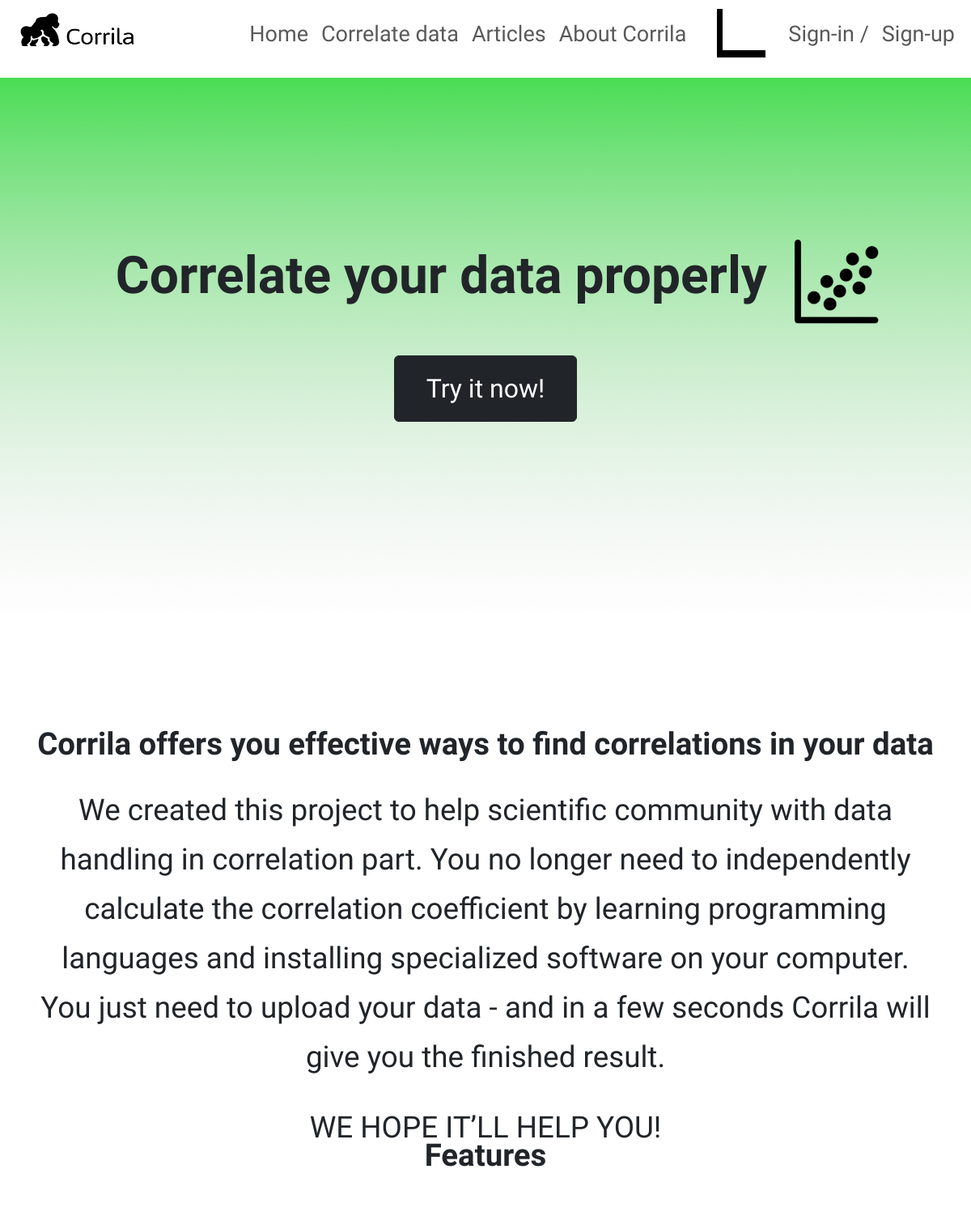
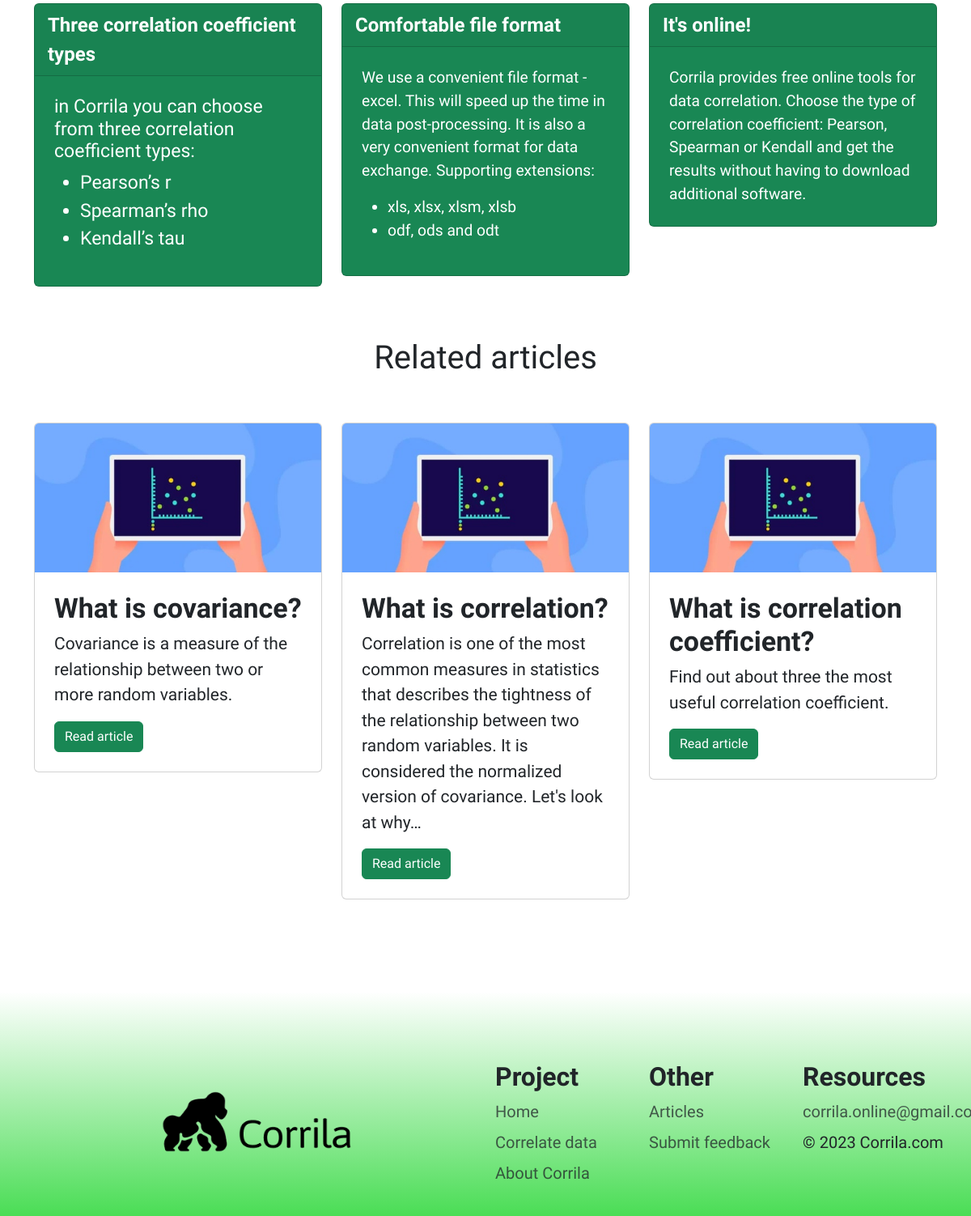
The page / on the database its author committed (2 pictures, top to bottom).
### core/models.py (models this page shows, shortened)
class Article(models.Model):
    title = models.CharField(max_length=250, blank=False)
    preview_text = models.TextField(
        blank=False, default="Somthing intresting inside the article. Just read it!"
    )
    text = RichTextField(
        blank=False, null=True, default="Write somthing about statisics or correlation"
    )
    author = models.ForeignKey(User, on_delete=models.PROTECT)
    pubplication_date = models.DateTimeField(auto_now_add=True)
    slug = models.SlugField(
        max_length=255, unique=True, db_index=True, verbose_name="URL"
    )
    moderated = models.BooleanField(default=False)
    def get_absolute_url(self):
        return reverse("article", kwargs={"article_slug": self.slug})

### core/views.py (the view)
# urls.py: path('', ShowHome.as_view(), name='home'),
class ShowHome(ListView):
    model = Article
    queryset = Article.objects.all()[:3]
    template_name = "index.html"
    context_object_name = "articles"
    def get_context_data(self, **kwargs):
        context = super().get_context_data(**kwargs)
        context["title"] = "Corrila - Free Online Data Correlation"
        context[
            "description_data"
        ] = "Corrila provides free online tools for data correlation. Choose the type of correlation coefficient: Pearson, Spearman or Kendall and get the results without having to download additional software."
        return context

### templates/index.html
{% extends "base.html" %}
{% load static %}
{% block content %}
<main>
  <div class="container-fluid box-green">
    <div class="container intro">
      <div class="row justify-content-md-center">
        <div class="col-md-9 text-center boxer p-0">
          <p>Correlate your data properly</p>
        </div>
        <div class="col-md-1 text-center boxer p-0"><img src="{% static 'core/img/download-removebg-preview.png' %}"
            alt="icon-graph"></div>
      </div>
      <div class="row justify-content-md-center mt-4">
        <div class="col-md-5">
          <div class="d-grid gap-2 col-6 mx-auto">
            <a href="{% url 'correlate' %}" class="btn btn-dark p-3 button-text" type="button">Try it now!</a>
          </div>
        </div>
      </div>
    </div>
  </div>
  <div class="container">
    <div class="row about">
      <div class="col-md-12 text-center">
        <h1>Corrila offers you effective ways to find correlations in your data</h1>
        <p>We created this project to help scientific community with data handling in correlation part. You no longer
          need to independently calculate the correlation coefficient by learning programming languages and installing
          specialized software on your computer. You just need to upload your data - and in a few seconds Corrila will
          give you the finished result.
        </p>
        <p>WE HOPE IT’LL HELP YOU! </p>
      </div>
    </div>
    <div class="row feature">
      <div class="col-md-12 text-center pt-5 pb-5">
        <h1>Features</h1>
      </div>
      <div class="col-md-4">
        <div class="card text-white bg-success mb-3">
          <div class="card-header c-title">Three correlation coefficient types</div>
          <div class="card-body c-body">
            <h5 class="card-text c-body">in Corrila you can choose from three correlation coefficient types:</h5>
            <ul class="c-body">
              <li>Pearson’s r</li>
              <li>Spearman’s rho</li>
              <li>Kendall’s tau</li>
            </ul>
          </div>
        </div>
      </div>
      <div class="col-md-4">
        <div class="card text-white bg-success mb-3">
          <div class="card-header c-title">Comfortable file format </div>
          <div class="card-body">
            <p class="card-text c-body">We use a convenient file format - excel. This will speed up the time in data
              post-processing. It is also a very convenient format for data exchange. Supporting extensions: </p>
            <ul class="c-body">
              <li>xls, xlsx, xlsm, xlsb</li>
              <li>odf, ods and odt</li>
            </ul>
          </div>
        </div>
      </div>
      <div class="col-md-4">
        <div class="card text-white bg-success mb-3">
          <div class="card-header c-title">It's online!</div>
          <div class="card-body">
            <p class="card-text c-body">Corrila provides free online tools for data correlation. Choose the type of
              correlation
              coefficient: Pearson, Spearman or Kendall and get the results without having to download additional
              software.</p>
          </div>
        </div>
      </div>
    </div>
    <div class="row article pb-5">
      <div class="col-md-12 text-center pt-5 pb-5">
        <h1>Related articles</h1>
      </div>
      {% for article in articles %}
      <div class="col-md-4 mb-3">
        <div class="card">
          <img src="{% static 'core/img/article.jpg' %}" class="card-img-top" alt="...">
          <div class="card-body">
            <h5 class="card-title">{{ article.title }}</h5>
            <p class="card-text">{{ article.preview_text }}</p>
            <a href="{{ article.get_absolute_url }}" class="btn btn-success">Read article</a>
          </div>
        </div>
      </div>
      {% endfor %}
    </div>
  </div>
</main>
{% endblock content %}

### templates/base.html (shortened to what this page needs)
<!DOCTYPE html>
<html lang="en">
<head>
    {% load static %}
    <link href="https://cdn.jsdelivr.net/npm/bootstrap@5.3.0-alpha1/dist/css/bootstrap.min.css" rel="stylesheet"
>
    <link rel="stylesheet" href="{% static 'core/css/style.css' %}">
</head>
<body>
    {% include "partials/_header.html" %}
    <div style="margin-top: 6rem!important;">
        {% block content %}
        {% endblock content %}
    </div>
    {% include "partials/_footer.html" %}
</body>
</html>

### templates/partials/_header.html (shortened to what this page needs)
{% load static %}
<header>
    <nav class="navbar navbar-expand-lg navbar-light fixed-top" style="background-color: #ffffff;">
        <div class="container-fluid">
            <a class="navbar-brand" href="{% url 'home' %}">
                <img id="logo" src="{% static 'core/img/logo.png' %}" alt="logo">
            </a>
          <div class="collapse navbar-collapse" id="navbarNavAltMarkup">
            <div class="navbar-nav ms-auto">
              <a class="nav-link"  href="{% url 'home' %}">Home</a>
              <a class="nav-link" href="{% url 'correlate' %}">Correlate data</a>
              <a class="nav-link" href="{% url 'articles' %}">Articles</a>
              <a class="nav-link" href="{% url 'about' %}">About Corrila</a>
              <img class="vector" src="{% static 'core/img/Vector.png' %}" alt="vector">
              {% if request.user.is_authenticated %}
              <a class="nav-link" href="{% url 'profile' user.pk %}"> {{user.username}} /</a>
              <a class="nav-link" href="{% url 'log-out' %}">Log-out</a>
              {% else %}
              <a class="nav-link" href="{% url 'sign-in' %}">Sign-in /</a>
              <a class="nav-link" href="{% url 'sign-up' %}">Sign-up</a>
              {% endif %}
            </div>
          </div>
        </div>
    </nav>
</header>

### templates/partials/_footer.html
{% load static %}
<footer class="sticky-footer">
  <div class="container-fluid footer">
    <div class="container">
      <div class="row footer-content">
        <div class="col-md-6 text-center pt-5">
          <a href="{% url 'home' %}">
            <img id="logo-footer" src="{% static 'core/img/logo.png' %}" alt="logo">
          </a>
        </div>
        <div class="col-md-2 pt-3">
          <h5 class="fs-2" style="font-weight: 700;">Project</h5>
          <ul class="nav  flex-column fs-5">
            <li class="nav-item mb-2">
              <a href="{% url 'home' %}" class="nav-link p-0 text-muted">
                Home
              </a>
            </li>
            <li class="nav-item mb-2">
              <a href="{% url 'correlate' %}" class="nav-link p-0 text-muted">
                Correlate data
              </a>
            </li>
            <li class="nav-item mb-2">
              <a href="{% url 'about' %}" class="nav-link p-0 text-muted">
                About Corrila
              </a>
            </li>
          </ul>
        </div>
        <div class="col-md-2 pt-3">
          <h5 class="fs-2" style="font-weight: 700;">Other</h5>
          <ul class="nav  flex-column fs-5">
            <li class="nav-item mb-2">
              <a href="{% url 'articles' %}" class="nav-link p-0 text-muted">
                Articles
              </a>
            </li>
            <li class="nav-item mb-2">
              <a href="{% url 'feedback' %}" class="nav-link p-0 text-muted">
                Submit feedback
              </a>
            </li>
          </ul>
        </div>
        <div class="col-md-2 pt-3">
          <h5 class="fs-2" style="font-weight: 700;">Resources</h5>
          <ul class="nav  flex-column fs-5">
            <li class="nav-item mb-2">
              <a href="mailto:corrila.online@gmail.com" class="nav-link p-0 text-muted">
                corrila.online@gmail.com
              </a>
            </li>
            <li>
              © 2023 Corrila.com
            </li>
          </ul>
        </div>
      </div>
    </div>
  </div>
</footer>

### static/core/css/style.css (style rules this page uses)
* { font-family: 'Jaldi'; }
.sticky-footer { left: 0; bottom: 0; width: 100%; }
.footer { padding-bottom: 30px; background-image: linear-gradient(rgb(255, 255, 255), rgba(74, 221, 85, 1)); }
#logo { width: 164px; height: 58px; }
#logo-footer { width: 272px; height: 104px; }
.footer-content { padding-top: 70px; }
.navbar-nav a { font-style: normal; font-weight: 400; font-size: 27px; line-height: 46px; position: relative; text-decoration: none; }
.vector { margin-left: 30px; margin-right: 20px; width: 60px; height: 60px; }
.button-text { font-style: normal; font-weight: 400; font-size: 2em; }
.card-title { font-weight: 700; }
.navbar-nav a::after { position: absolute; content: ""; width: 100%; height: 3px; top: 100%; left: 0; background: #6bf066; transition: transform 0.5s; transform: scaleX(0); transform-origin: left; }
.box-green { background-image: url("/static/core/img/headbg.png"); margin-top: 85px; }
.intro { height: 660px; }
.about { height: 600px; padding-top: 130px; }
.c-title { font-weight: 700; font-size: 1.5em; }
.c-body { font-size: 1.2em; }
.card-body { padding: 24px !important; }
.feature h1 { font-weight: 700; font-size: 2.4em; }
.about h1 { font-style: normal; font-weight: 700; font-size: 2.4em; line-height: 66px; }
.about p { font-style: normal; font-weight: 100; font-size: 2.3em; line-height: 61px; padding-top: 10px; }
.boxer { margin-top: 100px; }
.boxer img { margin-top: 100px; width: 109px; height: 105px; }
.boxer p { padding-top: 86px; padding-right: 0.5em; font-style: normal; font-weight: 700; font-size: 4em; line-height: 117px; text-align: end; }
.article .card-title { font-size: 34px; font-weight: 700; }
.article .card-text { font-size: 21px; }
main { padding-bottom: 50px; }

### rows shown on the page
Article: title "What is covariance?", preview_text "Covariance is a measure of the relationship between two or more random variables."
Article: title "What is correlation?", preview_text "Correlation is one of the most common measures in statistics that describes the tightness of the relationship between two random variables. It is considered the normalized version of covariance. Let's look at why…"
Article: title "What is correlation coefficient?", preview_text "Find out about three the most useful correlation coefficient."
